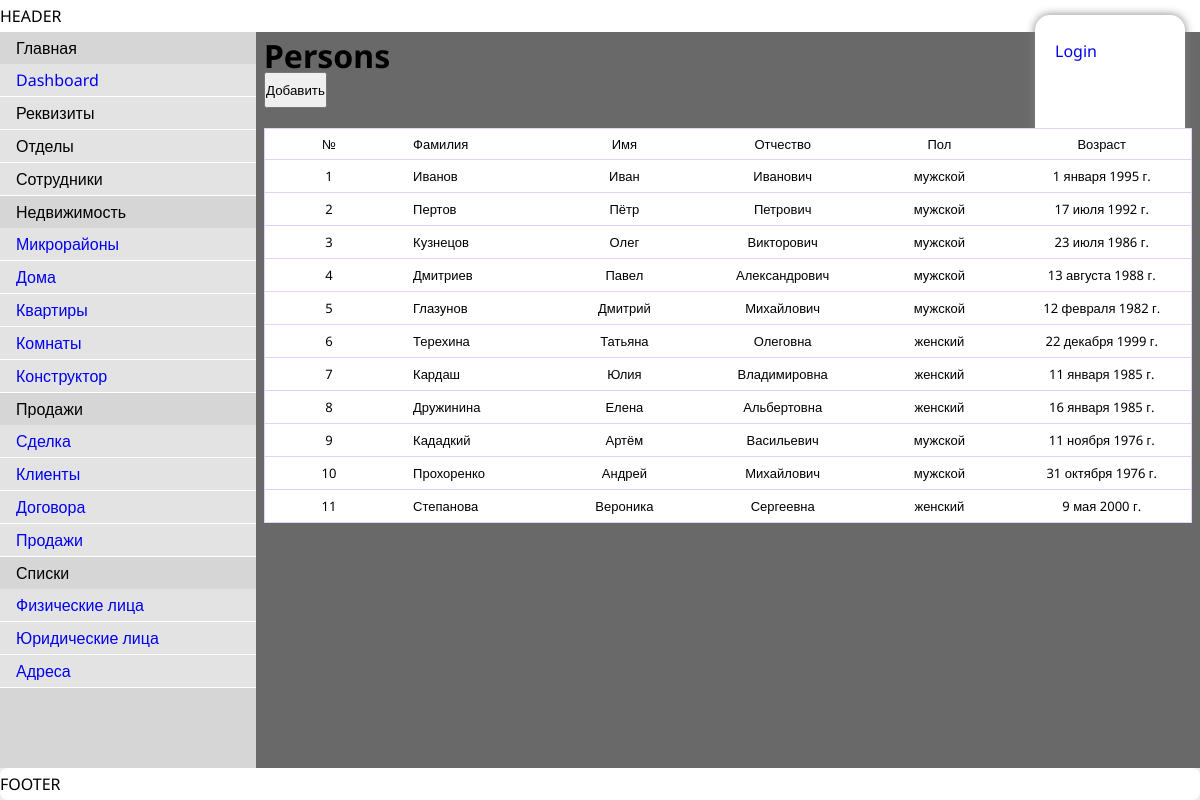
Page /persons on the committed database.
### persons/models.py (models this page shows)
class Person(models.Model):
    class Meta:
        db_table = 'persons'
    last_name = models.CharField(max_length=32)
    first_name = models.CharField(max_length=32)
    patr_name = models.CharField(max_length=32, null=True)
    birthday = models.DateField()
    sex = models.ForeignKey(Sex, on_delete=models.PROTECT)
    @cached_property
    def url(self) -> str:
        return f'{self.id}'

class Sex(models.Model):
    class Meta:
        db_table = 'sex'
    id = models.BooleanField(primary_key=True, unique=True)
    name = models.CharField(max_length=8, unique=True)

### persons/views.py (the view)
# urls.py: path('persons', persons.get_all_persons, name='persons'),
def get_all_persons(request):
    persons = Person.objects.order_by('id')
    if request.method == 'POST':
        print(add_person(request))
    return render(
        request,
        'persons/persons.html',
        {
            'title': 'Persons',
            'persons': persons,
            'scripts': [
                'scripts/popup.js',
            ]
        }
    )

### templates/persons/persons.html (shortened to what this page needs)
{% extends 'index.html' %}
{% block main %}
    <div>
        <h1>Persons</h1>
        <div class="popup">
            <button class="open-btn">Добавить</button>
        </div>
        <div class="table-wrapper">
            <div class="table-scroll">
                <table>
                    <thead>
                        <tr>
                            <td>№</td>
                            <td>Фамилия</td>
                            <td>Имя</td>
                            <td>Отчество</td>
                            <td>Пол</td>
                            <td>Возраст</td>
                        </tr>
                    </thead>
                    <tbody>
                        {% for person in persons %}
                        <tr>
                            <td><a href="{% url 'person' person.url %}">{{ person.id }}</a></td>
                            <td><a href="{% url 'person' person.url %}">{{ person.last_name }}</a></td>
                            <td><a href="{% url 'person' person.url %}">{{ person.first_name }}</a></td>
                            <td><a href="{% url 'person' person.url %}">{{ person.patr_name }}</a></td>
                            <td><a href="{% url 'person' person.url %}">{{ person.sex.name }}</a></td>
                            <td><a href="{% url 'person' person.url %}">{{ person.birthday }}</a></td>
                        </tr>
                        {% endfor %}
                    </tbody>
                </table>
            </div>
        </div>
    </div>
{% endblock main %}

### templates/index.html (shortened to what this page needs)
{% load static %}
<!DOCTYPE html>
<html lang="ru">
<head>
    {% include 'base/style.html' %}
</head>
<body>
    {% block header %}
        {% include 'base/header.html' %}
    {% endblock header %}
    <div class="content">
        {% block aside %}
            {% include 'base/aside.html' %}
        {% endblock aside %}
        <main>
        {% block main %}{% endblock main %}
        </main>
    </div>
    {% block footer %}
        {% include 'base/footer.html' %}
    {% endblock footer %}
</body>
</html>

### templates/base/style.html (shortened to what this page needs)
{% load static %}
<link rel="stylesheet" href="{% static 'css/style.css' %}">

### templates/base/header.html
<header>
    HEADER
    {% if user.is_authenticated %}
        <div class="helper">
            <span>{{ user.username }}</span>
            <hr>
            <span><a href="{% url 'user_logout' %}">Logout</a></span>
        </div>
    {% else %}
        <div class="helper">
            <span><a href="{% url 'user_login' %}">Login</a></span>
        </div>
    {% endif %}
</header>

### templates/base/aside.html
<aside>
    <ul>
        <li>Главная
            <ul>
                <li><a href="{% url 'main' %}">Dashboard</a></li>
                <li>Реквизиты</li>
                <li>Отделы</li>
                <li>Сотрудники</li>
            </ul>
        </li>
        <li>Недвижимость
            <ul>
                <li><a href="{% url 'immovables/constructions' %}">Микрорайоны</a></li>
                <li><a href="{% url 'immovables/houses' %}">Дома</a></li>
                <li><a href="{% url 'flats' %}">Квартиры</a></li>
                <li><a href="{% url 'rooms' %}">Комнаты</a></li>
                <li><a href="#">Конструктор</a></li>
            </ul>
        </li>
        <li>Продажи
            <ul>
                <li><a href="{% url 'sales/trade' %}">Сделка</a></li>
                <li><a href="#">Клиенты</a></li>
                <li><a href="#">Договора</a></li>
                <li><a href="#">Продажи</a></li>
            </ul>
        </li>
        <li>Списки
            <ul>
                <li><a href="{% url 'persons' %}">Физические лица</a></li>
                <li><a href="{% url 'bisiness' %}">Юридические лица</a></li>
                <li><a href="{% url 'addresses' %}">Адреса</a></li>
            </ul>
        </li>
    </ul>
</aside>

### templates/base/footer.html
<footer>
    FOOTER
</footer>

### templates/base/scripts.html
{% load static %}

### addons/css/components/base.css (style rules this page uses)
html { height: 100%; }
body { background: rgb(238, 238, 238); height: 100vh; display: flex; flex-direction: column; }
header { background: white; }
.content { flex-grow: 1; display: flex; height: 80%; background: red; }
main { background: rgb(105, 105, 105); padding: 8px; flex-grow: 1; }
footer { background: white; border-radius: 8px; }

### addons/css/components/header.css (style rules this page uses)
.helper { position: fixed; min-width: 150px; min-height: 150px; right: 15px; top: 15px; padding: 20px; background: white; box-shadow: 0 0 10px 0 grey; border-radius: 15px; }

### addons/css/components/aside.css (style rules this page uses)
aside { background: rgb(214, 214, 214); min-width: 256px; }
aside a { display: block; width: 100%; height: 100%; }
aside ul li { padding-left: 16px; padding-right: 16px; }
aside ul li ul li { padding-left: 16px; padding-right: 16px; margin-left: -16px; margin-right: -16px; background: rgb(228, 227, 227); border-bottom: 1px solid white; }

### addons/css/components/table.css (style rules this page uses)
table { border-collapse: collapse; font-size: 13px; color: rgb(93, 93, 93); border: 1px solid rgb(229, 207, 255); }
tr { border-bottom: 1px solid rgb(229, 207, 255); }
tr:first-child { border-top: 1px solid rgb(229, 207, 255); }
tr:last-child { border-bottom: none; }
td { width: 200px; text-align: center; padding: 0 20px; line-height: 30px; white-space: nowrap; }
td:nth-child(2) { text-align: left; }
.table-wrapper { position:relative; }
.table-scroll { max-height:50vh; overflow:auto; margin-top:20px; }
.table-wrapper table { width:100%; }
.table-wrapper table * { background:rgb(255, 255, 255); color:black; }

### addons/css/components/scroll.css (style rules this page uses)
* { scrollbar-width: thin; scrollbar-color: rgb(0, 0, 0) rgb(224, 224, 224); }

### addons/css/components/root.css (style rules this page uses)
:root { --box-color-01: rgb(39, 37, 51); --box-color-02: rgb(47, 44, 61); --font-color: rgb(211, 208, 224); --shadow-color: rgb(13, 16, 22); --half-color: rgba(47, 44, 61, 0.7); --color: rgb(66,173,74); }

### rows in the picture
Person: id "1", last_name "Иванов", first_name "Иван", patr_name "Иванович", sex.name "мужской", birthday "1 января 1995 г."
Person: id "2", last_name "Пертов", first_name "Пётр", patr_name "Петрович", sex.name "мужской", birthday "17 июля 1992 г."
Person: id "3", last_name "Кузнецов", first_name "Олег", patr_name "Викторович", sex.name "мужской", birthday "23 июля 1986 г."
Person: id "4", last_name "Дмитриев", first_name "Павел", patr_name "Александрович", sex.name "мужской", birthday "13 августа 1988 г."
Person: id "5", last_name "Глазунов", first_name "Дмитрий", patr_name "Михайлович", sex.name "мужской", birthday "12 февраля 1982 г."
Person: id "6", last_name "Терехина", first_name "Татьяна", patr_name "Олеговна", sex.name "женский", birthday "22 декабря 1999 г."
Person: id "7", last_name "Кардаш", first_name "Юлия", patr_name "Владимировна", sex.name "женский", birthday "11 января 1985 г."
Person: id "8", last_name "Дружинина", first_name "Елена", patr_name "Альбертовна", sex.name "женский", birthday "16 января 1985 г."
Person: id "9", last_name "Кададкий", first_name "Артём", patr_name "Васильевич", sex.name "мужской", birthday "11 ноября 1976 г."
Person: id "10", last_name "Прохоренко", first_name "Андрей", patr_name "Михайлович", sex.name "мужской", birthday "31 октября 1976 г."
Person: id "11", last_name "Степанова", first_name "Вероника", patr_name "Сергеевна", sex.name "женский", birthday "9 мая 2000 г."
